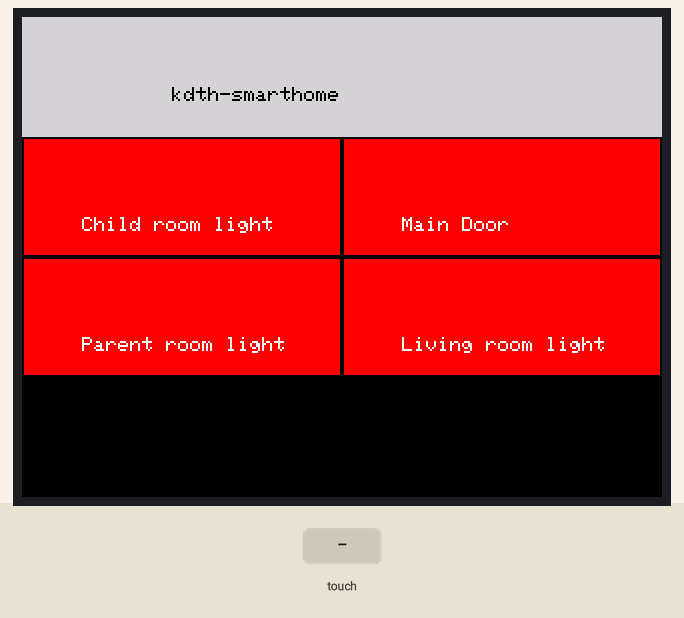
This program was run on a simulated ESP32. Parts: 320×240 colour display. Inputs (shaded band) come from the test bench. WiFi joins after 1.5 s; servers stay silent unless stated; no MQTT or app messages arrive unless stated; what the program prints to the serial monitor is not drawn.

Above: at 1.9 s.
5.6 s: screen touched at 13 % across, 30 % down
At 6.9 s:
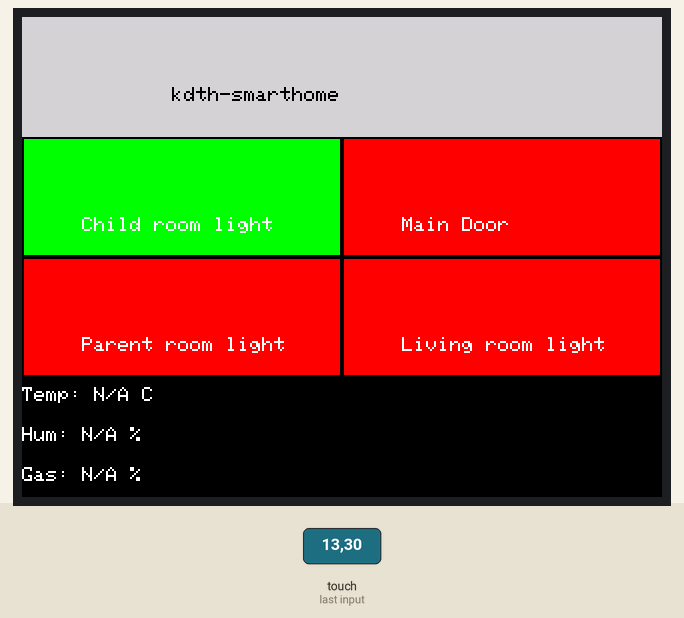
7.5 s: screen touched at 13 % across, 70 % down
At 9.3 s:
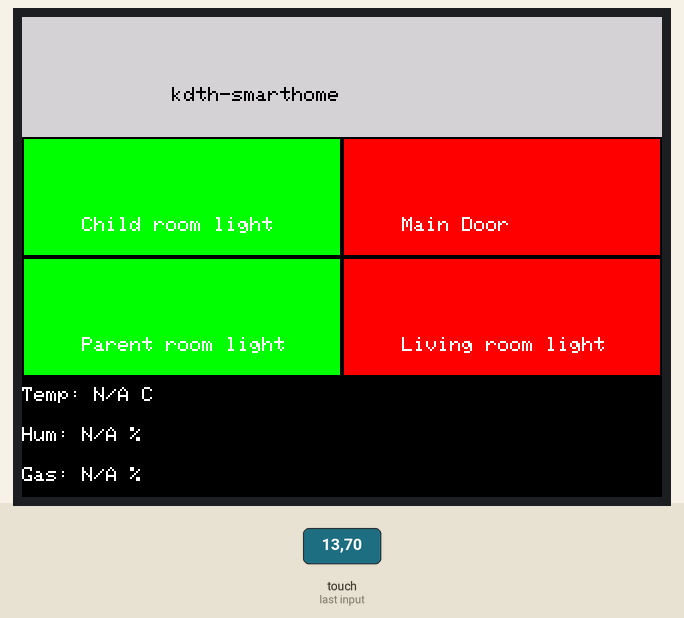
10.1 s: screen touched at 62 % across, 30 % down
At 11.3 s:
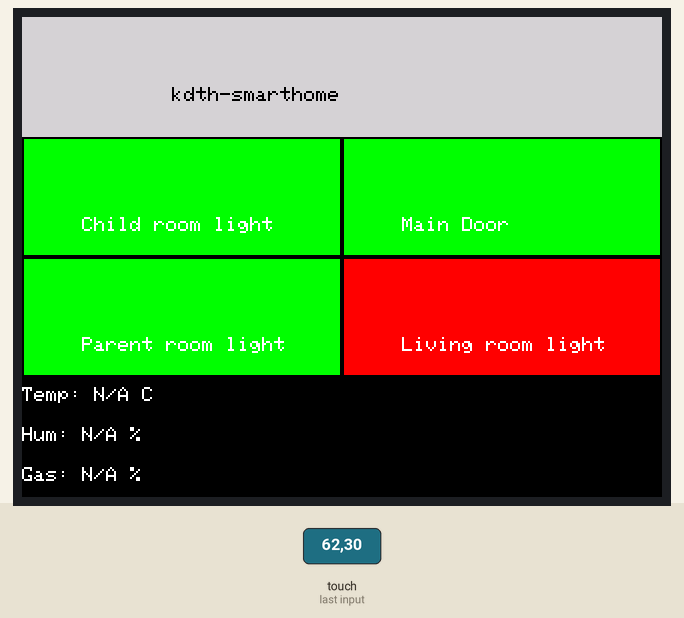
12.5 s: screen touched at 38 % across, 30 % down
At 14.7 s:
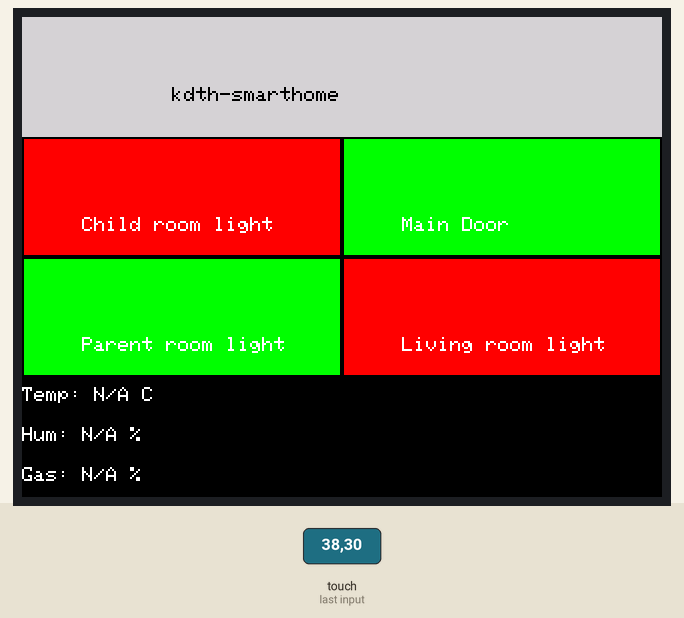
15.0 s: screen touched at 38 % across, 70 % down
At 16.9 s:
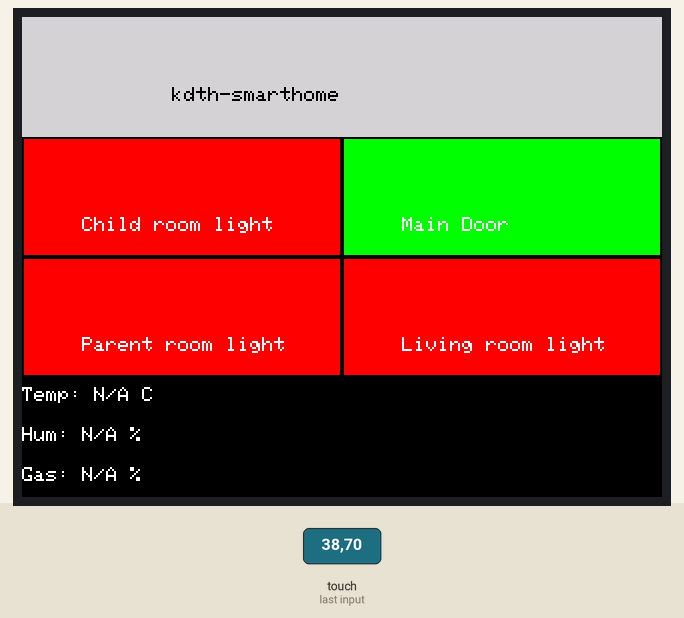
17.4 s: screen touched at 13 % across, 30 % down
At 19.2 s:
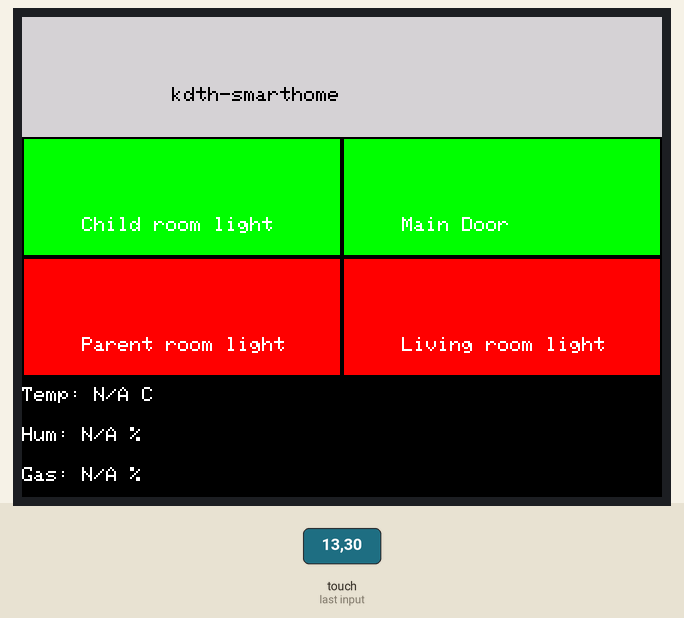
Timing chart, 0 to 20.7 s (numbered marks = the images above; inputs shaded):
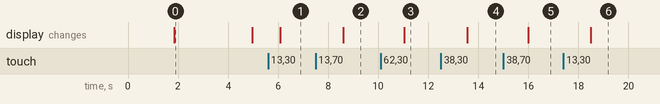

The program:

main.cpp
```cpp
#include <WiFi.h>
#include <PubSubClient.h>
#include "config.h"
#include "uart_utils.h"
#include "wifi_handler.h"
#include "mqtt.h"
#include "uart.h"
#include "screen.h"


WiFiClient espClient;
PubSubClient mqttClient(espClient);

void setup() {
  Serial.begin(115200);
  setupWiFi();
  setupMQTT(mqttClient);
  setupUART();
  setupScreen();
  Serial.println("Setup complete.");
}

void loop() {
  maintainWiFi();
  maintainMQTT(mqttClient);
  mqttClient.loop();
  receive(mqttClient);
  updateScreen(mqttClient);

  static unsigned long lastRequest = 0;
  if (millis() - lastRequest >= 3000) {
    requestSensorData();
    lastRequest = millis();
  }

  delay(100);
}
```

mqtt.h
```cpp
#ifndef MQTT_H
#define MQTT_H

#include <PubSubClient.h>

void setupMQTT(PubSubClient& client);
void maintainMQTT(PubSubClient& client);
void sendMQTT(PubSubClient& client, const char* topic, const char* message);

#endif
```

screen.h
```cpp
#ifndef SCREEN_H
#define SCREEN_H

#include <PubSubClient.h>

void setupScreen();
void updateScreen(PubSubClient& client);
void updateScreenFromMQTT(const char* message);
void requestSensorData();

#endif
```

uart.h
```cpp
#ifndef UART_H
#define UART_H

#include <PubSubClient.h>

void send(const char* command);
void receive(PubSubClient& client);

#endif
```

wifi_handler.h
```cpp
#ifndef WIFI_H
#define WIFI_H

#include <WiFi.h>


void setupWiFi();
void maintainWiFi();

#endif
```

mqtt.cpp
```cpp
#include "mqtt.h"
#include <Arduino.h>
#include "config.h"
#include "uart.h"
#include "screen.h"

void mqttCallback(char* topic, byte* payload, unsigned int length) {
  String message;
  for (unsigned int i = 0; i < length; i++) {
    message += (char)payload[i];
  }
  Serial.println("MQTT Received: [" + message + "]");
  send(message.c_str());
  updateScreenFromMQTT(message.c_str());
}

void setupMQTT(PubSubClient& client) {
  client.setServer(MQTT_BROKER, MQTT_PORT);
  client.setCallback(mqttCallback);
  maintainMQTT(client);
}

void maintainMQTT(PubSubClient& client) {
  while (!client.connected()) {
    if (client.connect(MQTT_CLIENT_ID)) {
      client.subscribe(MQTT_TOPIC_SUB);
    } else {
      delay(5000);
    }
  }
}

void sendMQTT(PubSubClient& client, const char* topic, const char* message) {
  if (client.connected()) {
    client.publish(topic, message);
  }
}
```

screen.cpp
```cpp
#include "screen.h"
#include "uart.h"
#include "uart_utils.h"
#include "config.h"
#include <SPI.h>
#include <TFT_eSPI.h>

#define BUTTON_W 160
#define BUTTON_H 60

TFT_eSPI tft = TFT_eSPI();

typedef struct {
  int x, y;
  const char* label;
} Button;

// Danh sách nút
Button buttons[4] = {
  {0,  60,  "Child room light"},
  {160, 60, "Main Door"},
  {0,  120, "Parent room light"},
  {160, 120, "Living room light"}
};

bool buttonStates[4] = {false, false, false, false};

// Lệnh UART cho từng nút
const char* onCommands[]  = { "device:led1,state:ON", "device:maindoor,state:ON", "device:led2,state:ON", "device:led3,state:ON" };
const char* offCommands[] = { "device:led1,state:OFF", "device:maindoor,state:OFF", "device:led2,state:OFF", "device:led3,state:OFF" };

float latestTemp = -1, latestHum = -1, latestMQ2 = -1;

// Vẽ tiêu đề
void drawTitle() {
  tft.setTextSize(1);
  tft.setTextColor(TFT_BLACK, TFT_LIGHTGREY);
  tft.fillRect(0, 0, 320, 60, TFT_LIGHTGREY);
  tft.setCursor(75, 35);
  tft.print("kdth-smarthome");
}

// Vẽ nút
void drawButton(int i) {
  uint16_t fillColor = buttonStates[i] ? TFT_GREEN : TFT_RED;
  uint16_t textColor = TFT_WHITE;

  tft.fillRect(buttons[i].x, buttons[i].y, BUTTON_W, BUTTON_H, fillColor);
  tft.drawRect(buttons[i].x, buttons[i].y, BUTTON_W, BUTTON_H, TFT_BLACK);
  tft.setTextColor(textColor, fillColor);
  tft.setCursor(buttons[i].x + 30, buttons[i].y + 40);
  tft.print(buttons[i].label);
}

void drawButtons() {
  for (int i = 0; i < 4; i++) {
    drawButton(i);
  }
}
void displaySensorData() {
  tft.fillRect(0, 180, 320, 60, TFT_BLACK);
  tft.setTextSize(1);
  tft.setTextColor(TFT_WHITE, TFT_BLACK);
  tft.setCursor(0, 185);
  tft.print("Temp: ");
  tft.print(latestTemp >= 0 ? String(latestTemp, 2) : "N/A");
  tft.println(" C");
  tft.setCursor(0, 205);
  tft.print("Hum: ");
  tft.print(latestHum >= 0 ? String(latestHum, 2) : "N/A");
  tft.println(" %");
  tft.setCursor(0, 225);
  tft.print("Gas: ");
  tft.print(latestMQ2 >= 0 ? String(latestMQ2, 2) : "N/A");
  tft.println(" %");
}

// Gọi trong setup()
void setupScreen() {
  tft.init();
  tft.invertDisplay(false);
  tft.setRotation(1);

  // Calibration (sửa lại nếu cần)
  uint16_t calData[5] = { 366, 3380, 209, 3468, 1 };
  tft.setTouch(calData);

  tft.fillScreen(TFT_BLACK);
  tft.setTextSize(5);
  tft.setTextColor(TFT_WHITE, TFT_BLACK);

  drawTitle();
  drawButtons();
}

// Gọi trong loop()
void updateScreen(PubSubClient& client) {
  uint16_t x = 0, y = 0;
  bool pressed = tft.getTouch(&x, &y);
  if (pressed) {
    for (int i = 0; i < 4; i++) {
      if (x > buttons[i].x && x < (buttons[i].x + BUTTON_W) &&
          y > buttons[i].y && y < (buttons[i].y + BUTTON_H)) {

        buttonStates[i] = !buttonStates[i];
        drawButton(i);


        const char* command = buttonStates[i] ? onCommands[i] : offCommands[i];
        send(command);
        client.publish(MQTT_TOPIC_PUB, command);

        delay(300);
      }
    }
  }
}
void updateScreenFromMQTT(const char* message) {
  String msg = String(message);
  msg.trim();
  Serial.println("MQTT Received: [" + msg + "]");
  for (int i = 0; i < 4; i++) {
    if (msg == onCommands[i]) {
      buttonStates[i] = true;
      drawButton(i);
      Serial.println("Updated button " + String(i) + ": ON");
      return;
    } else if (msg == offCommands[i]) {
      buttonStates[i] = false;
      drawButton(i);
      Serial.println("Updated button " + String(i) + ": OFF");
      return;
    }
  }
}
void requestSensorData() {
  // Gửi lệnh UART yêu cầu cảm biến
  sendUART("device:dht11,action:read_temp");
  sendUART("device:dht11,action:read_hum");
  sendUART("device:mq2,action:read");

  // Nhận và xử lý phản hồi
  unsigned long start = millis();
  while (millis() - start < 1000) { // Chờ tối đa 1 giây
    String message = receiveUART();
    message.trim();
    if (message != "") {
      Serial.println("UART Received: [" + message + "]");
      if (message.startsWith("dht11_temp:")) {
        latestTemp = message.substring(11).toFloat();
      } else if (message.startsWith("dht11_hum:")) {
        latestHum = message.substring(10).toFloat();
      } else if (message.startsWith("mq2:")) {
        latestMQ2 = message.substring(4).toFloat();
      }
    }
  }
  displaySensorData(); // Cập nhật màn hình
}
```

uart.cpp
```cpp
#include "uart.h"
#include <Arduino.h>        // Cho String
#include "uart_utils.h"
#include "mqtt.h"
#include "config.h"

void send(const char* command) {
  sendUART(command);
}

void receive(PubSubClient& client) {
  String message = receiveUART();
  if (message != "") {
    Serial.println("UART Received: [" + message + "]");
    client.publish(MQTT_TOPIC_PUB, message.c_str());
  }
}
```

wifi_handler.cpp
```cpp
#include "wifi.h"
#include <Arduino.h>
#include "config.h"

void setupWiFi() {
  Serial.print("Connecting to WiFi: ");
  Serial.println(WIFI_SSID);
  WiFi.begin(WIFI_SSID, WIFI_PASS);
  while (WiFi.status() != WL_CONNECTED) {
    delay(500);
    Serial.print(".");
  }
  Serial.println("\nWiFi connected!");
  Serial.print("IP address: ");
  Serial.println(WiFi.localIP());
}

void maintainWiFi() {
  if (WiFi.status() != WL_CONNECTED) {
    WiFi.reconnect();
    while (WiFi.status() != WL_CONNECTED) {
      delay(500);
    }
  }
}
```

config.h
```cpp
#ifndef CONFIG_H
#define CONFIG_H

// UART
#define UART_TX_PIN 17
#define UART_RX_PIN 16
#define UART_BAUD 115200

// WiFi
#define WIFI_SSID "Em sinh viên ngọt nước"
#define WIFI_PASS "checkhangemsinhvien"

// MQTT
#define MQTT_BROKER "172.20.10.2"
#define MQTT_PORT 1883
#define MQTT_CLIENT_ID "ESP32_Master"
#define MQTT_TOPIC_SUB "home/command"
#define MQTT_TOPIC_PUB "home/status"

#endif
```

Measured:
- after the input at 5.6 s, the display: changes after 0.49 s (image 1)
- after the input at 7.5 s, the display: changes after 1.1 s (image 2)
- after the input at 10.1 s, the display: changes after 0.94 s (image 3)
- after the input at 12.5 s, the display: changes after 1.0 s (image 4)
- after the input at 15.0 s, the display: changes after 0.99 s (image 5)
- after the input at 17.4 s, the display: changes after 1.1 s (image 6)
- what the display in image 0 shows lasts 3.2 s, from 1.8 s to 5.0 s
